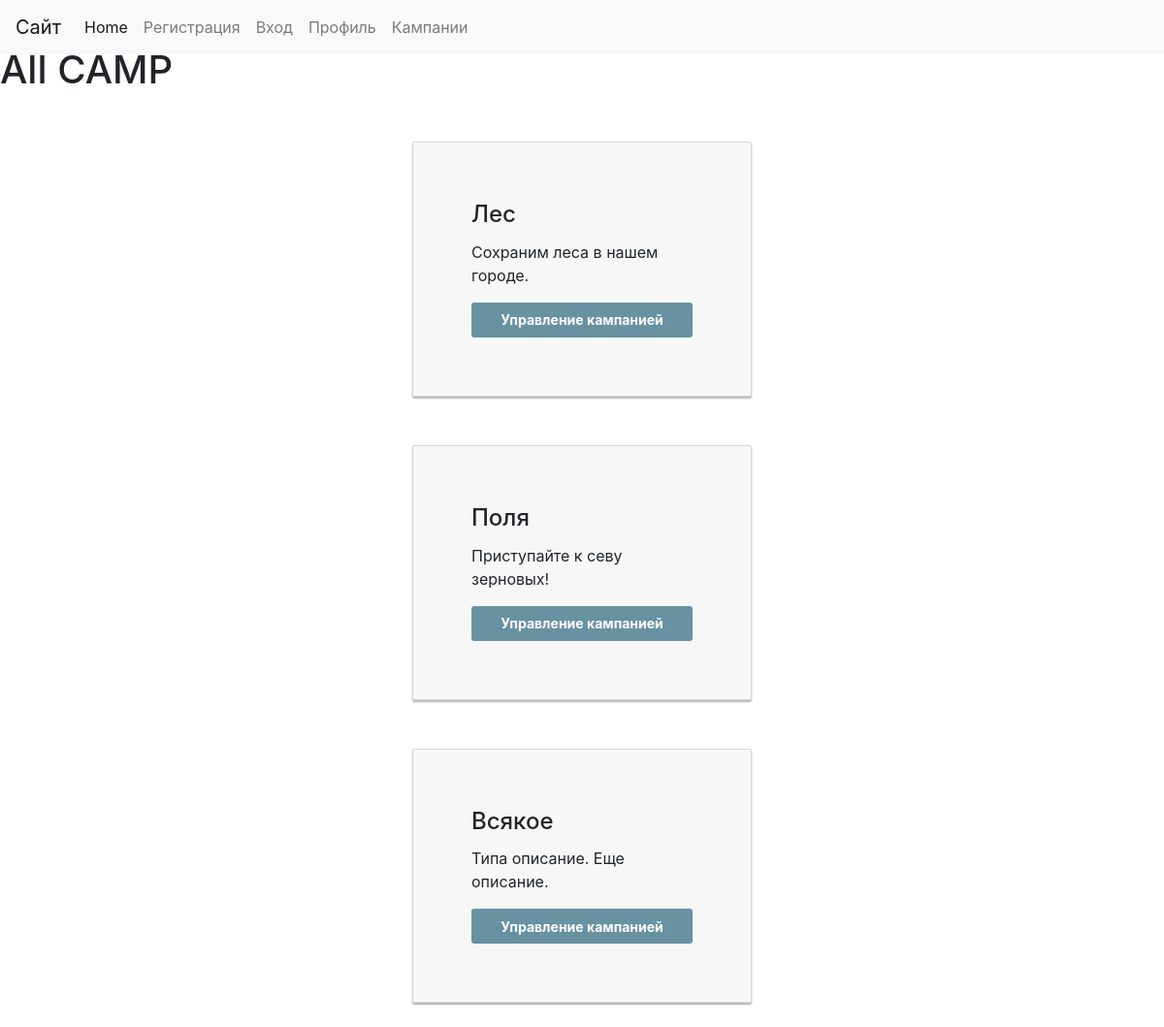
/camps, run on an earlier commit of the app's database.
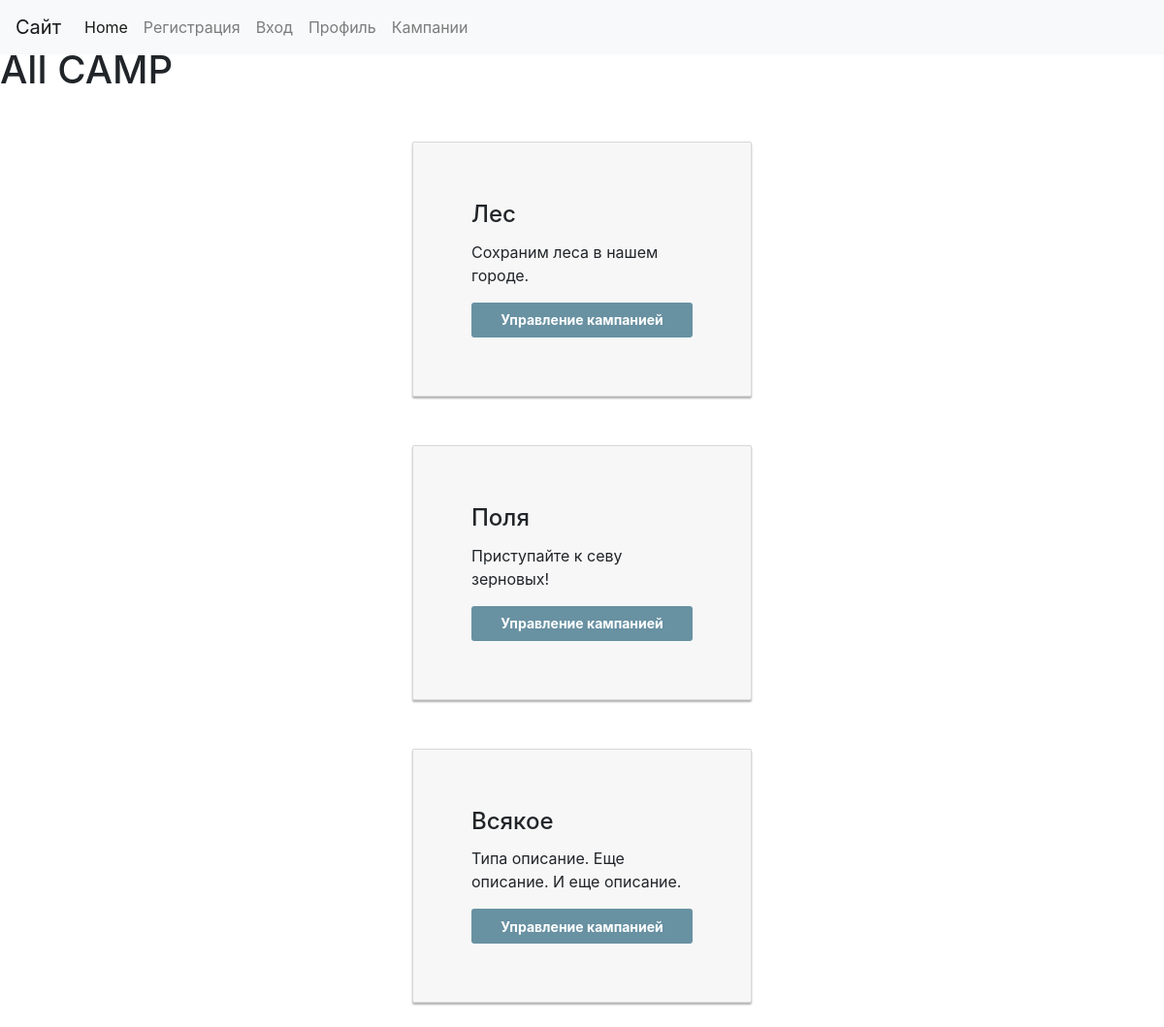
And on a later commit of the database.
### usermanag/models.py (models this page shows)
class Campaing(models.Model):
    id_campaign = models.AutoField(primary_key=True)
    campaign_name = models.CharField(max_length=200, verbose_name='Название кампании', unique=True)
    campaign_description = models.CharField(max_length=200, verbose_name='Описание кампании')
    class Meta:
        verbose_name = 'Кампания'
        verbose_name_plural = 'Кампании'

### camp/views.py (the view)
# urls.py: path('camps', views.camps, name='camps'),
def camps(request):
    camp_data = Campaing.objects.all()
    return render(request, "camps.html", {"data" : camp_data})

### camp/templates/camps.html (shortened to what this page needs)
{% extends "base.html" %}
{% load static %}
{% block content%}
<br>
<br>
<h1>All CAMP</h1>
{% if request.method == "GET" %}
{% for i in data %}
<div class="container">
<div class="card card-container">
    <div class="card-body">
        <h4 class="card-title">{{i.campaign_name}}</h4>
        <p class="card-text">{{i.campaign_description}}</p>
        <form  action={% url 'showcamp' i.id_campaign %}>
            <button class="btn btn-lg btn-primary btn-block btn-signin" type="submit">Управление кампанией</button>
        </form>
    </div>
</div>
</div>
{% endfor %}
{% endif %}
{% endblock %}

What changed in the data, as far as the page shows it:
changed Campaing "Всякое": campaign_description "Типа описание. Еще описание." → "Типа описание. Еще описание. И еще описание."
